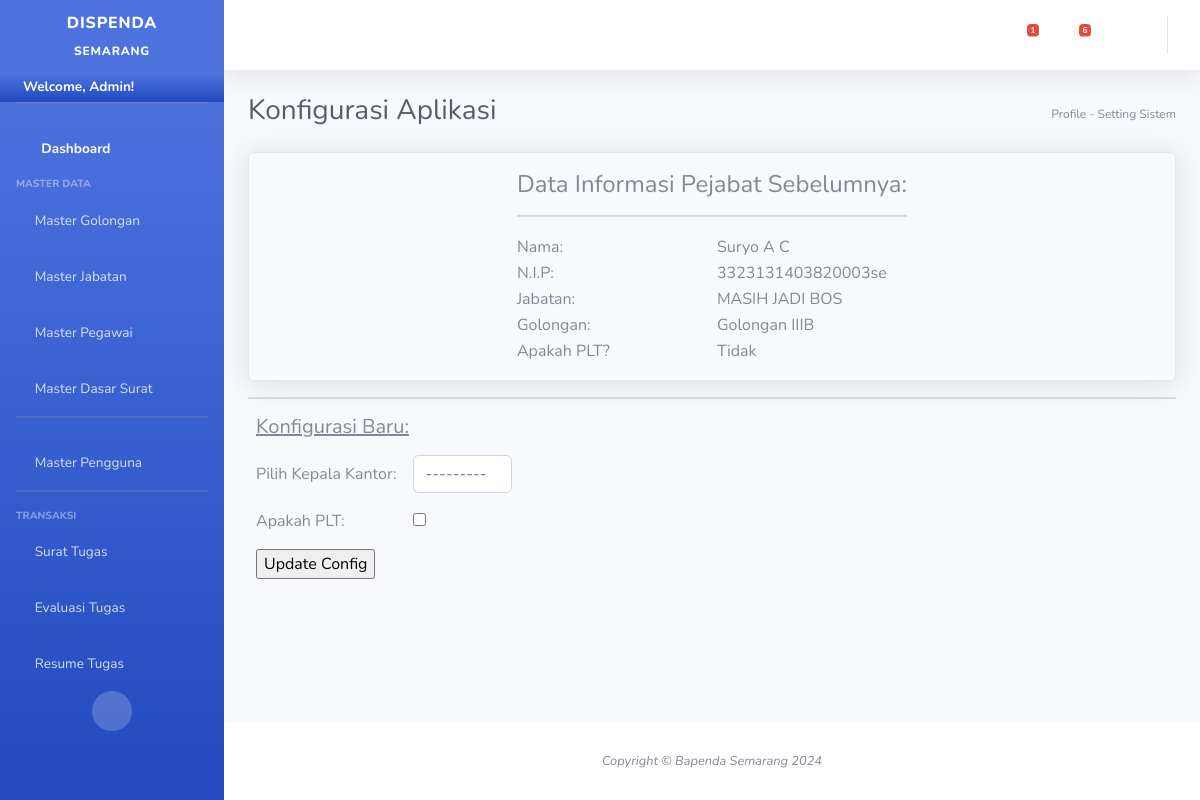
The app's page /conf/ (signed in) with its own data.
### surat_tugas/models.py (models this page shows, shortened)
class Pengguna(AbstractUser):
    updatedAt = models.DateTimeField(auto_now_add=True,null=True)
    updatedBy = models.CharField(max_length=20,null=True,blank=True)
    is_edit = models.BooleanField(default=False)
    is_delete = models.BooleanField(default=False)
    is_create = models.BooleanField(default=True)
    email = models.CharField(max_length=100,blank=True,null=True,unique=True)

class ConfigDispenda(models.Model):
    is_PLT = models.BooleanField(default=False)
    kepala = models.ForeignKey(MasterPegawai,on_delete=models.RESTRICT)
    updatedBy = models.CharField(max_length=20,blank=True,null=True)
    updatedAt = models.DateTimeField(auto_now_add=True,null=True)

class MasterPegawai(models.Model):
    nik = models.CharField(max_length=50,blank=False,primary_key=True,default="")
    nama = models.CharField(max_length=100,blank=False,null=False)
    kode_jabatan = models.ForeignKey(MasterJabatan,on_delete=models.RESTRICT)
    kode_golongan = models.ForeignKey(MasterGolongan,on_delete=models.RESTRICT)
    updatedAt = models.DateTimeField(auto_now_add=True,null=True)
    is_kepala = models.BooleanField(default=False)
    updatedBy = models.CharField(max_length=20,blank=True,null=True)
    is_update = models.BooleanField(default=False,blank=True,null=True)
    def __str__(self):
        jumlah=MasterPegawai.objects.all().filter(nik=self.nik).count()
        if jumlah>0:
            return self.nama
        else:
            return None

class MasterJabatan(models.Model):
    kode_jabatan = models.CharField(max_length=10,primary_key=True,unique=True,blank=True,default="")
    keterangan = models.CharField(max_length=50)
    updatedAt = models.DateTimeField(auto_now_add=True,null=True)
    updatedBy = models.CharField(max_length=20,blank=True,null=True)
    is_update = models.BooleanField(default=False,blank=True,null=True)
    def __str__(self):
        return self.keterangan

class MasterGolongan(models.Model):
    kode_golongan = models.CharField(max_length=10,primary_key=True,unique=True,blank=True,default="")
    keterangan = models.CharField(max_length=50)
    updatedAt = models.DateTimeField(auto_now_add=True,null=True)
    updatedBy = models.CharField(max_length=20,blank=True,null=True)
    is_update = models.BooleanField(default=False,blank=True,null=True)
    def __str__(self):
        return self.keterangan

### cms/views.py (the view, shortened to what this page needs)
# urls.py: path('conf/',updateConfig,name="updateConfig"),
def updateConfig(request):
	if(request.user.is_authenticated != True):
		return HttpResponseRedirect('/auth/')
	if(request.user.is_superuser !=True):
		return HttpResponseRedirect('/')
	kepala = ConfigDispenda.objects.all()
	if(kepala.count()==0):
		kepala=None
	else:
		kepala=kepala[0]
	context={
		'forms':inputConfig,
		'menuname':'Konfigurasi Aplikasi',
		'pathway':'Profile - Setting Sistem',
		'username':request.user.username,
		'kepala':kepala,
		'pending_surat':getPendingSurat(),
		'pending_lhe':getPendingLHE(),
	}
	request.session['status']=""
	return render(request,'master/display_config.html',context)

### cms/views.py (called while the page is built)
def getPendingSurat():
	return TrxSuratTugas.objects.all().filter(submit=False)

def getPendingLHE():
	return headerLHE.objects.all().filter(submit=False)

### surat_tugas/models.py (called while the page is built)
    def __str__(self):
        return self.nomor_surat

### templates/master/display_config.html (shortened to what this page needs)
{% extends 'base.html'%}
{% load static %}
{% block contents%}
<div class="p-3 border shadow rounded w-100 justify-content-center d-flex">
	{% if kepala.kepala.nama %}
	<table>
		<tr>
			<td colspan="2" ><span class="h4">Data Informasi Pejabat Sebelumnya:</span><hr></td>
		</tr>
		<tr>
			<td style="width: 200px;">Nama:</td>
			<td>{{kepala.kepala.nama}}</td>
		</tr>
		<tr>
			<td>N.I.P:</td>
			<td>{{kepala.kepala.nik}}</td>
		</tr>
		<tr>
			<td>Jabatan:</td>
			<td>{{kepala.kepala.kode_jabatan}}</td>
		</tr>
		<tr>
			<td>Golongan:</td>
			<td>{{kepala.kepala.kode_golongan}}</td>
		</tr>
		<tr>
			<td>Apakah PLT?</td>
			<td>{% if kepala.is_PLT %}Ya{%else%}Tidak{%endif%}</td>
		</tr>
	</table>
	{% else %}
		<span>Informasi Pejabat Belum Dikonfigurasi!</span>
	{% endif%}
</div>
<hr>
<div>
	<p class="mx-2 h5"><u>Konfigurasi Baru:</u></p>
	<form method="post">
		<table>
			<tr>
				<td class="p-2">Pilih Kepala Kantor:</td>
				<td class="p-2">{{ forms.kepala }}</td>
			</tr>
			<tr>
				<td class="p-2">Apakah PLT:</td>
				<td class="p-2">{{forms.is_PLT}}</td>
			</tr>
			<tr>
				<td colspan="2" class="p-2 text-left">
					<input type='submit' value='Update Config'/>
				</td>
			</tr>
		</table>
	</form>
</div>
{% endblock%}

### templates/base.html (shortened to what this page needs)
{% load static %}
<!DOCTYPE html>
<html lang="en">
<head>
    <link href="https://cdn.jsdelivr.net/npm/bootstrap@5.0.2/dist/css/bootstrap.min.css" rel="stylesheet">
    <link href="{% static 'vendor/fontawesome-free/css/all.min.css'%}" rel="stylesheet" type="text/css">
    <link href="{% static 'css/sb-admin-2.min.css' %}" rel="stylesheet">
</head>
<body id="page-top">
    <div id="wrapper">
        <ul class="navbar-nav bg-gradient-primary sidebar sidebar-dark accordion" id="accordionSidebar">
            <a class="sidebar-brand d-flex align-items-center justify-content-center" href="/">
                <div class="sidebar-brand-text mx-3">DISPENDA <sub>SEMARANG</sub></div>
            </a>
            <li class="nav-item ">
                <a class="bg-gradient-primary fw-bold  p-1 nav-link collapsed text-white" href="#" data-toggle="collapse" data-target="#profile"
                    aria-expanded="true" aria-controls="collapseTwo">
                    <i class="fa fa-user-circle"></i>
                    <span class="text-black">Welcome, {{user.username|title}}!</span>
                </a>
            </li>
            <hr class="sidebar-divider">
            <li class="nav-item active">
                <a class="nav-link" href="/">
                    <i class="fas fa-fw fa-tachometer-alt"></i>
                    <span>Dashboard</span></a>
            </li>
            <div class="sidebar-heading">
                Master Data
            </div>
            <li class="nav-item">
                <a class="nav-link collapsed" href="#" data-toggle="collapse" data-target="#golongan"
                    aria-expanded="true" aria-controls="collapseTwo">
                    <i class="fa fa-circle"></i>
                    <span>Master Golongan</span>
                </a>
            </li>
            <li class="nav-item">
                <a class="nav-link collapsed" href="#" data-toggle="collapse" data-target="#jabatan"
                    aria-expanded="true" aria-controls="collapseTwo">
                    <i class="fa fa-dot-circle"></i>
                    <span>Master Jabatan</span>
                </a>
            </li>
            <li class="nav-item">
                <a class="nav-link collapsed" href="#" data-toggle="collapse" data-target="#pegawai"
                    aria-expanded="true" aria-controls="collapseTwo">
                    <i class="fa fa-user-plus"></i>
                    <span>Master Pegawai</span>
                </a>
            </li>
            <li class="nav-item">
                <a class="nav-link collapsed" href="#" data-toggle="collapse" data-target="#dasarsurat"
                    aria-expanded="true" aria-controls="collapseTwo">
                    <i class="fa fa-newspaper"></i>
                    <span>Master Dasar Surat</span>
                </a>
            </li>
            <hr class="sidebar-divider">
            {% if user.is_superuser%}
            <li class="nav-item">
                <a class="nav-link collapsed" href="#" data-toggle="collapse" data-target="#pengguna"
                    aria-expanded="true" aria-controls="collapseTwo">
                    <i class="fa fa-users"></i>
                    <span>Master Pengguna</span>
                </a>
            </li>
            {%endif%}
            <hr class="sidebar-divider">
            <div class="sidebar-heading">
                Transaksi
            </div>
            <li class="nav-item">
                <a class="nav-link collapsed" href="#" data-toggle="collapse" data-target="#suratTugas"
                    aria-expanded="true" aria-controls="collapseTwo">
                    <i class="fa fa-envelope"></i>
                    <span>Surat Tugas</span>
                </a>
            </li>
            <li class="nav-item">
                <a class="nav-link collapsed" href="#" data-toggle="collapse" data-target="#evaluasiTugas"
                    aria-expanded="true" aria-controls="collapseTwo">
                    <i class="fa fa-file"></i>
                    <span>Evaluasi Tugas</span>
                </a>
            </li>
            <li class="nav-item">
                <a class="nav-link collapsed" href="#" data-toggle="collapse" data-target="#laporanTugas"
                    aria-expanded="true" aria-controls="collapseTwo">
                    <i class="fa fa-file-archive"></i>
                    <span>Resume Tugas</span>
                </a>
            </li>
            <div class="text-center d-none d-md-inline">
                <button class="rounded-circle border-0" id="sidebarToggle"></button>
            </div>
        </ul>
        <div id="content-wrapper" class="d-flex flex-column">
            <div id="content">
                <nav class="navbar navbar-expand navbar-light bg-white topbar mb-4 static-top shadow">
                    <ul class="navbar-nav ml-auto">
                        <li class="nav-item dropdown no-arrow mx-1">
                            <a class="nav-link dropdown-toggle" href="#" id="messagesDropdown" role="button"
                                data-toggle="dropdown" aria-haspopup="true" aria-expanded="false">
                                <i class="fas fa-envelope fa-fw"></i>
                                {% if pending_surat.count > 0 %}
                                <span class="badge badge-danger badge-counter">{{pending_surat.count}}</span>
                                {% endif %}
                            </a>
                        </li>
                        <li class="nav-item dropdown no-arrow mx-1">
                            <a class="nav-link dropdown-toggle" href="#" id="messagesDropdown" role="button"
                                data-toggle="dropdown" aria-haspopup="true" aria-expanded="false">
                                <i class="fas fa-file fa-fw"></i>
                                {% if pending_lhe.count > 0 %}
                                <span class="badge badge-danger badge-counter">{{pending_lhe.count}}</span>
                                {% endif %}
                            </a>
                        </li>
                        <li class="nav-item dropdown no-arrow mx-1">
                            <a class="nav-link dropdown-toggle" href="#" id="messagesDropdown" role="button"
                                data-toggle="dropdown" aria-haspopup="true" aria-expanded="false">
                                <i class="fas fa-file-archive fa-fw"></i>
                            </a>
                        </li>
                    </ul>
                </nav>
                <div class="container-fluid">
                    <div class="d-sm-flex align-items-center justify-content-between mb-4">
                        <h1 class="h3 mb-0 text-gray-800">{{menuname}}</h1><sub>{{pathway}}</sub>
                    </div>
                    {% block contents%}
                    {% endblock %}
                </div>
            </div>
            <footer class="sticky-footer bg-white">
                <div class="container my-auto">
                    <div class="copyright text-center my-auto">
                        {% now "Y" as current_year %}
                        <span><i>Copyright &copy; Bapenda Semarang {% if current_year != '2024' %}2024-{%now "Y"%} {% else %}2024 {%endif%}</i></span>
                    </div>
                </div>
            </footer>
        </div>
    </div>
</body>
</html>

### records on screen
Pengguna: username "Admin"
ConfigDispenda: kepala.nama "Suryo A C", kepala.nik "3323131403820003se", kepala.kode_jabatan "MASIH JADI BOS", kepala.kode_golongan "Golongan IIIB"

### other values on screen
{{ pending_surat.count }} "1"
{{ pending_lhe.count }} "6"
{{ menuname }} "Konfigurasi Aplikasi"
{{ pathway }} "Profile - Setting Sistem"
